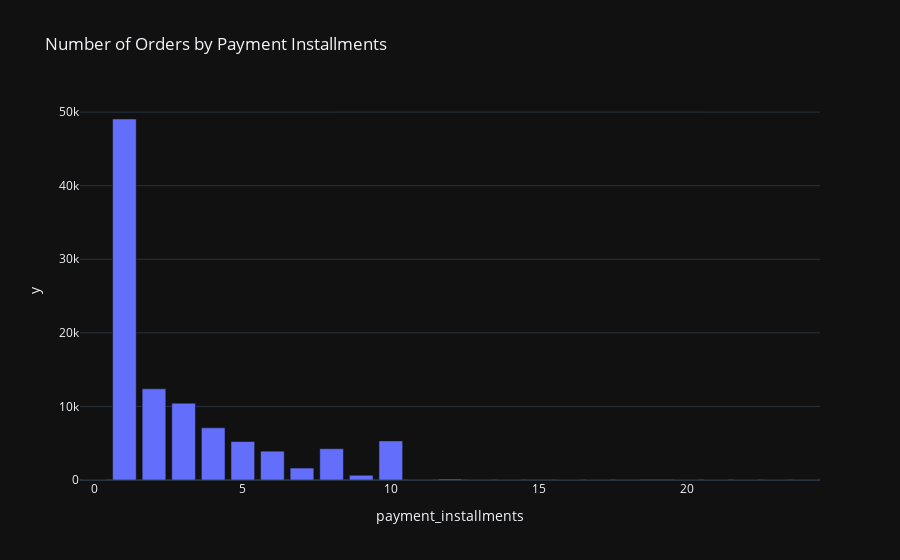

The notebook cell this image was saved under:
### Code cell
# Number of Orders by Payment Installments
installments_order = pay.groupby('payment_installments')['order_id'].nunique().sort_values(ascending=False)
fig = px.bar(installments_order, x=installments_order.index,
            y=installments_order.values, title="Number of Orders by Payment Installments",
            template='plotly_dark'
            )
fig.show()

### Figure 1 — Plotly figure (JSON) as saved in the notebook; plotly's stock layout.template omitted (floating-point values rounded to 4 significant figures)
{"data": [{"hovertemplate": "payment_installments=%{x}<br>y=%{y}<extra></extra>", "legendgroup": "", "marker": {"color": "#636efa", "pattern": {"shape": ""}}, "name": "", "orientation": "v", "showlegend": false, "textposition": "auto", "type": "bar", "x": [1, 2, 3, 4, 10, 5, 8, 6, 7, 9, 12, 15, 18, 11, 24, 20, 13, 14, 17, 16, 21, 0, 22, 23], "xaxis": "x", "y": [49060, 12389, 10443, 7088, 5315, 5234, 4253, 3916, 1623, 644, 133, 74, 27, 23, 18, 17, 16, 15, 8, 5, 3, 2, 1, 1], "yaxis": "y"}], "layout": {"barmode": "relative", "legend": {"tracegroupgap": 0}, "title": {"text": "Number of Orders by Payment Installments"}, "xaxis": {"anchor": "y", "domain": [0, 1], "title": {"text": "payment_installments"}}, "yaxis": {"anchor": "x", "domain": [0, 1], "title": {"text": "y"}}}}
